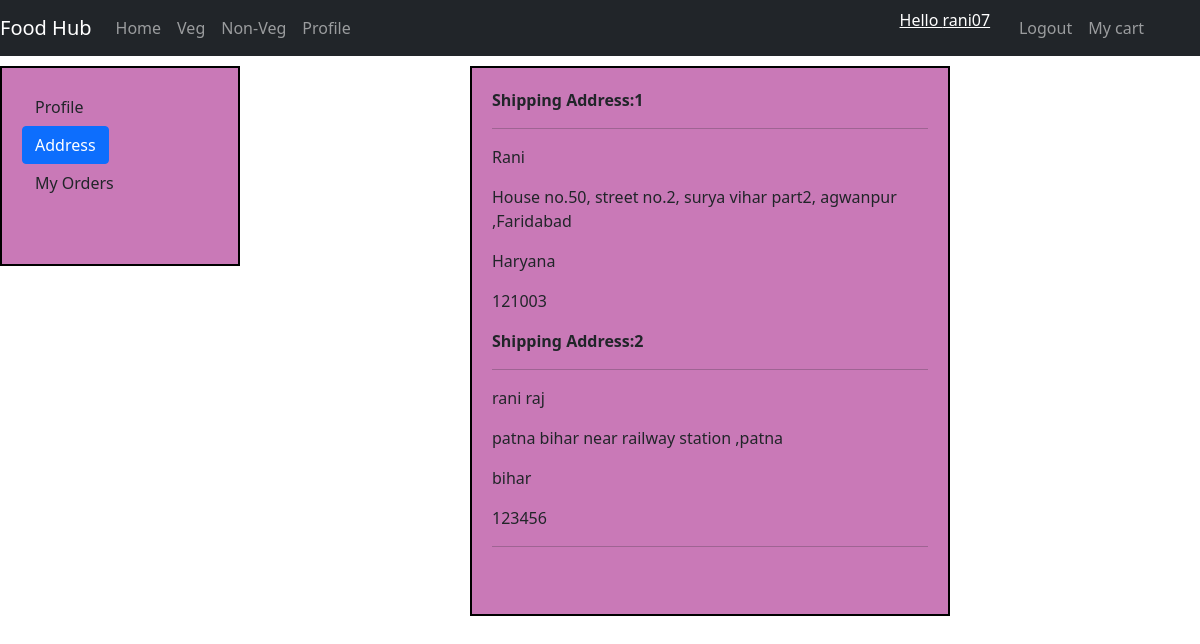
The page /address (signed in) on the database its author committed.
### chotaapp/models.py (models this page shows, shortened)
class Customer(models.Model):
    user=models.ForeignKey(User,on_delete=models.SET_NULL,null=True)
    email=models.EmailField(max_length=150,null=True,default=False)
    name=models.CharField(max_length=300,null=True,default=False)
    address=models.CharField(max_length=300,null=True,default=False)
    district=models.CharField(max_length=300,null=True,default=False)
    state=models.CharField(max_length=300,null=True,default=False)
    pincode=models.IntegerField(default=0)

### chotaapp/views.py (the view)
# urls.py: path('address', views.address,name='address'),
def address(request):
    user=request.user
    add=Customer.objects.filter(user=user)
    return render(request,"chotaapp/address.html",{'add':add,'active':'btn-primary'})

### templates/chotaapp/address.html (shortened to what this page needs)
{% extends 'chotaapp/base.html' %}
{% block body %}
<div class="float-container ">
<div class="float-child green">
  <a type="button"  class="btn " href="/profile">Profile</a><br>
  <a type="button" href="/address" class="btn btn-primary ">Address</a><br>
  <a type="button" href="/orders" class="btn">My Orders</a>
</div>
<div class="float-child blue">
   {% for ad in add %}
   <h><strong>Shipping Address:{{forloop.counter}}</strong></h><br><hr>
    <p>{{ad.name}}</p>
    <p>{{ad.address}}
    ,{{ad.district}}</p>
    <p>{{ad.state}}</p>
    <p>{{ad.pincode}}</p>
    {% endfor %}<hr>
  </div>
</div>
{% endblock body %}

### templates/chotaapp/base.html (shortened to what this page needs)
<!DOCTYPE html>
<html lang="en">
<head>
    <link href="https://cdn.jsdelivr.net/npm/bootstrap@5.0.2/dist/css/bootstrap.min.css" rel="stylesheet">
</head>
<body>
  <nav class="navbar navbar-expand-lg navbar-dark bg-dark">
    <a class="navbar-brand" href="#">Food Hub</a>
    <div class="collapse navbar-collapse" id="navbarNav">
      <ul class="navbar-nav">
        <li class="nav-item active">
          <a class="nav-link" href="/">Home </a>
        </li>
        <li class="nav-item">
          <a class="nav-link" class="btn{{active}}" href="/veg">Veg</a>
        </li>
        <li class="nav-item">
          <a class="nav-link" class="btn{{active}}" href="/nonveg">Non-Veg</a>
        </li>
        <li class="nav-item">
          <a class="nav-link " href="/profile">Profile</a>
        </li>
        {% if user.is_authenticated %}
          <a style="color:white"  href="/profile">Hello {{request.user.username}} </a>&nbsp&nbsp&nbsp&nbsp&nbsp
          <li class=" nav-item">
             <a class="nav-link " href="/aut_logout">Logout</a>
          </li>
        {% endif %}
            <li class=" nav-item">
            <a class="nav-link " href="/cartshow">My cart</a>
         </li>
        </ul>
       </div>
   </nav>
{% block body %} {% endblock body %}
</body>
</html>

### templates/chotaapp/address.html (style rules this page uses)
.float-child.green { width: 20%; float: left; padding: 20px; border: 2px solid black; margin-right: 20px; height:200px; margin-top: 10px; background-color: rgb(201, 121, 183); margin-left:0px; }
.float-child.blue { width: 40%; float: right; padding: 20px; border: 2px solid black; margin-right: 250px; height:550px; margin-top: 10px; background-color: rgb(201, 121, 183); margin-left: 50px; }

### rows shown on the page
Customer: name "Rani", address "House no.50, street no.2, surya vihar part2, agwanpur", district "Faridabad", state "Haryana", pincode "121003"
Customer: name "rani raj", address "patna bihar near railway station", district "patna", state "bihar", pincode "123456"

### other values the page prints
{{ request.user.username }} "rani07"
